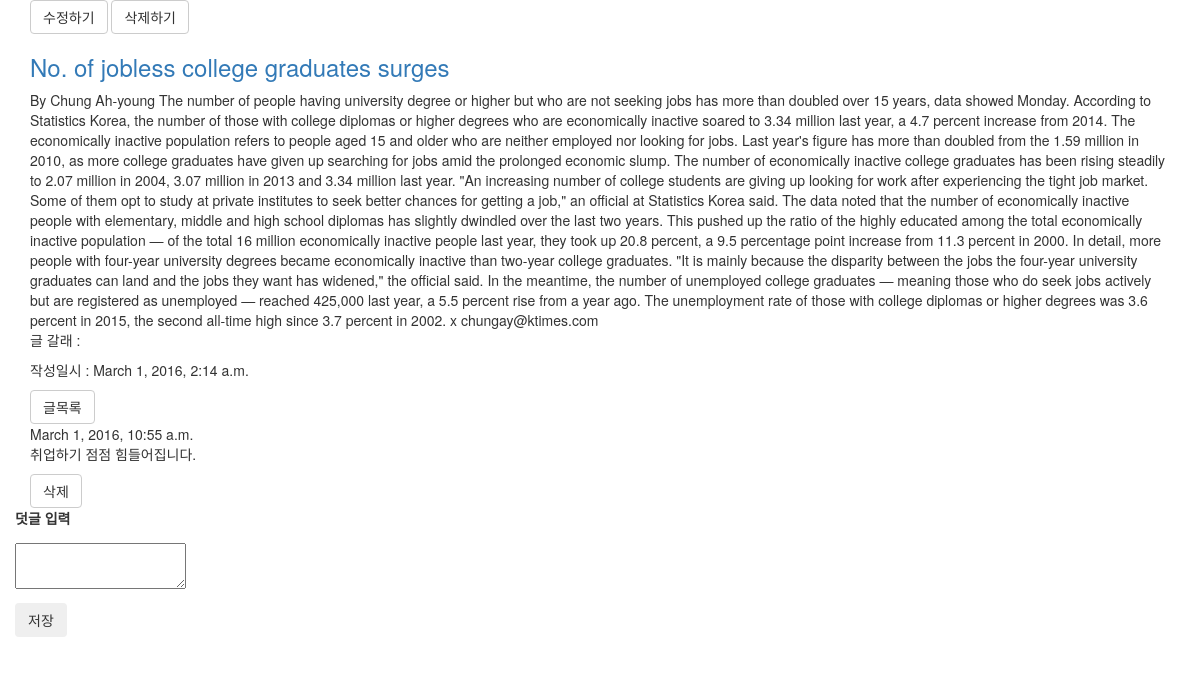
The app's page /post/107/ with its own data.
### blog/models.py (models this page shows, shortened)
class Post(models.Model):
    title = models.CharField(max_length=40)
    content = models.TextField()
    created_at = models.DateTimeField(auto_now_add=True)
    updated_at = models.DateTimeField(auto_now=True)
    tags = models.ManyToManyField('Tag', blank=True)
    categories = models.ForeignKey('Category')

class Comment(models.Model):
    post = models.ForeignKey(Post)
    content = models.TextField(max_length=400)
    created_at = models.DateTimeField(auto_now_add=True)

### blog/views.py (the view)
# urls.py: url(r'^post/(?P<pk>[0-9]+)/$', blog_views.view_post, name='view_post'),
def view_post(request, pk):
    the_post = get_object_or_404(Post, pk=pk)
    the_comment = Comment.objects.filter(post=the_post)
    if request.method == 'GET':
        pass
    elif request.method =='POST':
        new_comment = Comment()
        new_comment.content = request.POST.get('content')
        new_comment.post = the_post
        new_comment.save()
    return render(request, 'view_post.html',{
        'post' : the_post,
        'comments' : the_comment,
    })

### blog/templates/view_post.html (shortened to what this page needs)
<!DOCTYPE html>
{% extends 'blog_layout.html' %}
{% load bootstrap3 %}
{% block content %}
    <a class="btn btn-default" href="{% url 'edit_post' pk=post.pk %}">수정하기</a>
    <a class="btn btn-default" href="{% url 'delete_post' pk=post.pk %}">삭제하기</a>
    <div class="post_container">
        <h3><a href="/post/{{ post.pk }}/">{{ post.title }}</a></h3>
        <div class="post_content">
                {{ post.content }}
        </div>
        <div>
            <p>글 갈래 : {{ post.category.name }}</p>
            <p>작성일시 : {{ post.created_at }}</p>
        </div>
    <a class="btn btn-default" href="/">글목록</a>
    {% for comment in comments %}
        <div class = "comment">
            <div class="date">{{ comment.created_at }}</div>
            <span>{{ comment.content|linebreaks }}</span>
        </div>
        <a class="btn btn-default" href="{% url 'delete_comment' pk=comment.pk %}">삭제</a>
    {% empty %}
        <p>등록된 댓글이 없습니다.</p>
    {% endfor %}
    </div>
    <form method="POST" action="" class="form-horizontal">
    <div class="form-group form-group-sm">
        <p>
            <label>덧글 입력</label>
        </p>
        <p>
            <textarea name="content"></textarea>
        </p>
        <p>
            {% bootstrap_button "저장" button_type="submit" button_class="btn_primary" %}
        </p>
    </div>
    </form>
{%  endblock %}

### records on screen
Post: title "No. of jobless college graduates surges", content "By Chung Ah-young The number of people having university degree or higher but who are not seeking jobs has more than doubled over 15 years, data showed Monday. According to Statistics Korea, the number of those with college diplomas or higher degrees who are economically inactive soared to 3.34 million last year, a 4.7 percent increase from 2014. The economically inactive population refers to people aged 15 and older who are neither employed nor looking for jobs. Last year's figure has more than doubled from the 1.59 million in 2010, as more college graduates have given up searching for jobs amid the prolonged economic slump. The number of economically inactive college graduates has been…", created_at "March 1, 2016, 2:14 a.m."
Comment: created_at "March 1, 2016, 10:55 a.m.", content "취업하기 점점 힘들어집니다."
